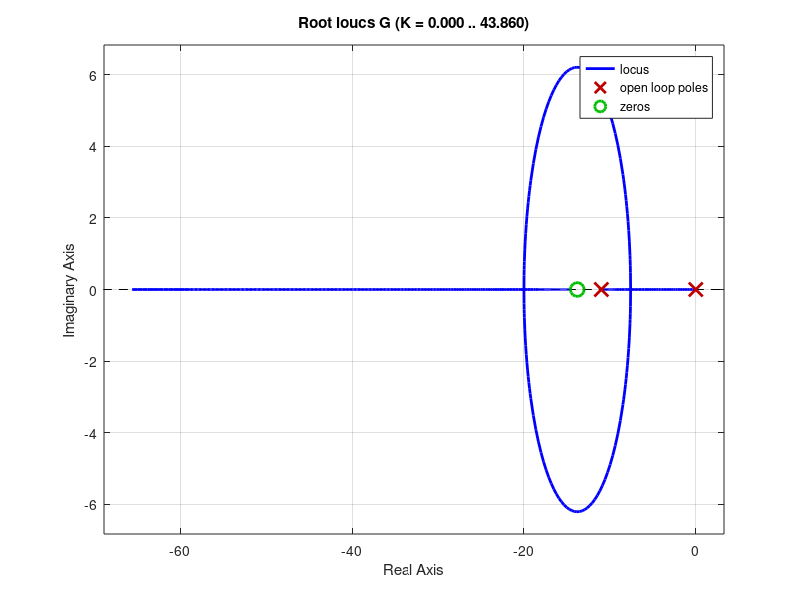

Here is the MATLAB script that generated this plot: (Note: this script raises an error after producing the figure.)
clc
close all
%% 4.2.1
TI = 0.0725;%0.0863;
a = 1.576;%0.788;
b = 11;%5.5;
G = tf([TI 1],[TI 0])*tf([a],[1 b]);
rlocus(G)
rlocfind(G)
%% 4.2.2
a = 1.576;%0.788;
b = 11;%5.5;
theta = 0;
TI = 0.0725;%0.0863;
K = 18.4;%43.7;
VMAX_UPM = 11.75;
%% 4.2.3
TI = 0.0544;%0.0605;
a = 1.576;%0.788;
b = 11;%5.5;
G = tf([TI 1],[TI 0])*tf([a],[1 b]);
rlocus(G)
rlocfind(G)
theta = 0;
K = 31.1;%69.2; % Limited to 50
